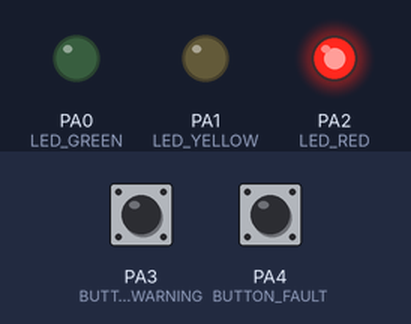
Simulated run of this sketch. Board: STM32 Blue Pill. Parts: output pins drawn as LEDs (lit = HIGH). Inputs (shaded band) come from the test bench; at power-on: PA3 (BUTTON_WARNING) HIGH, PA4 (BUTTON_FAULT) HIGH.

Above: at 1.2 s.
1.3 s: PA3 (BUTTON_WARNING) pulled LOW for 0.15 s
At 1.37 s:
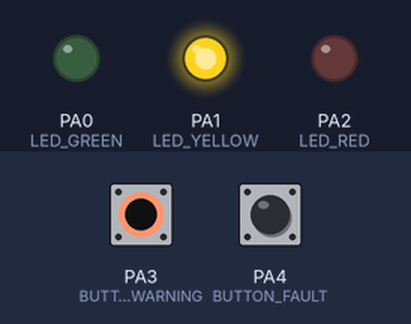
2.9 s: PA3 (BUTTON_WARNING) pulled LOW for 3.2 s
At 6.8 s:
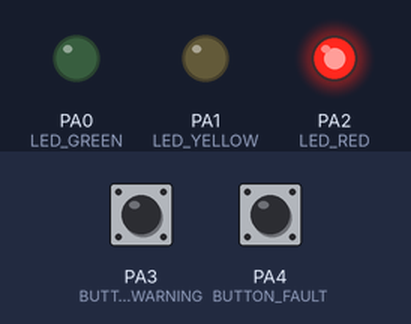
Timing chart, 0 to 8.3 s (numbered marks = the images above; inputs shaded):
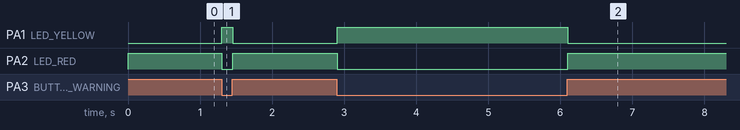

Measured:
- after the input at 1.3 s, PA1 (LED_YELLOW): LOW → HIGH at once, → LOW 0.15 s later; PA2 (LED_RED): HIGH → LOW at once, → HIGH 0.15 s later
- after the input at 2.9 s, PA1 (LED_YELLOW): LOW → HIGH at once, → LOW 3.2 s later; PA2 (LED_RED): HIGH → LOW at once, → HIGH 3.2 s later

The sketch:

1.2-B_Dual-Button-Input-Status-Indicator_09072026.ino
```cpp
// ============================================
// CubeSat Avionics Verification Platform
// Phase 1.2 B. - Dual-Button Input Status Indicator
// MCU: STM32F103C8T6
// Author: Deji Liu (劉永鈞)
// Date: Sep-07, 2026
// ============================================

#define LED_GREEN  PA0
#define LED_YELLOW PA1
#define LED_RED    PA2

#define BUTTON_WARNING PA3
#define BUTTON_FAULT   PA4

void setup() {

  pinMode(LED_GREEN, OUTPUT);
  pinMode(LED_YELLOW, OUTPUT);
  pinMode(LED_RED, OUTPUT);

  pinMode(BUTTON_WARNING, INPUT_PULLUP);
  pinMode(BUTTON_FAULT, INPUT_PULLUP);
}

void loop() {

  bool warningPressed =
      digitalRead(BUTTON_WARNING) == LOW;

  bool faultPressed =
      digitalRead(BUTTON_FAULT) == LOW;


  if (faultPressed) {

    // FAULT 具有最高優先權被解決
    digitalWrite(LED_GREEN, LOW);
    digitalWrite(LED_YELLOW, LOW);
    digitalWrite(LED_RED, HIGH);

  }
  // WARNING 為次等優先順序
  else if (warningPressed) {

    digitalWrite(LED_GREEN, LOW);
    digitalWrite(LED_YELLOW, HIGH);
    digitalWrite(LED_RED, LOW);

  }
  else {
		// 假設兩個按鍵同時被按下
    digitalWrite(LED_GREEN, LOW);
    digitalWrite(LED_YELLOW, LOW);
    digitalWrite(LED_RED, HIGH);
  }
}
```
